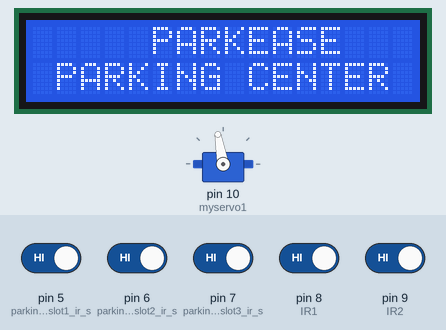
This sketch was run on a simulated Arduino Uno, built with avr-gcc and run on an emulated ATmega328P. Shown: 16×2 character LCD, servo. The inputs (shaded band) are chosen by the test bench; at power-on: pin 5 (parking1_slot1_ir_s), pin 6 (parking1_slot2_ir_s), pin 7 (parking1_slot3_ir_s), pin 8 (IR1), pin 9 (IR2) HIGH. What the sketch prints to the serial monitor is not drawn.

Above: at 2.1 s.
At 6.2 s:
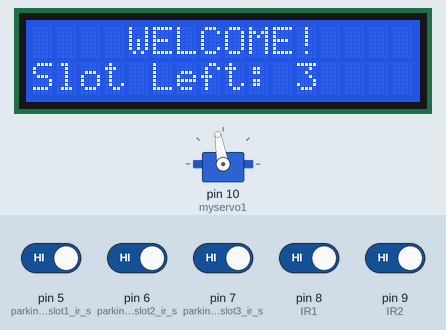
6.3 s: pin 8 (IR1) driven LOW
At 9.7 s:
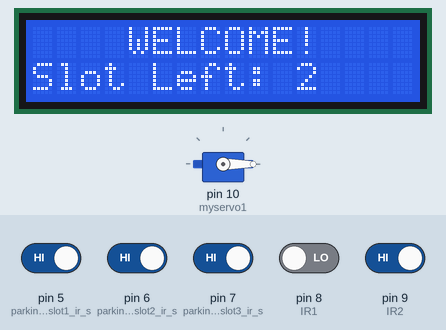
10.2 s: pin 9 (IR2) driven LOW
At 14.5 s:
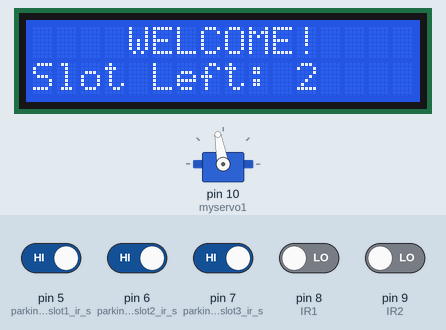
18.6 s: pin 8 (IR1) driven HIGH
At 22.1 s:
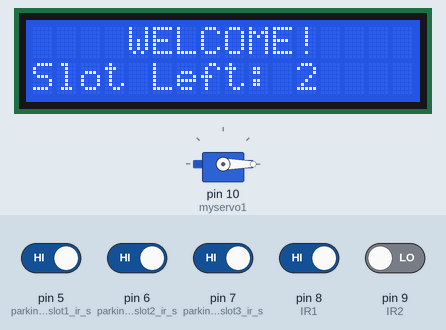
Timing chart, 0 to 23.6 s (numbered marks = the images above; inputs shaded):
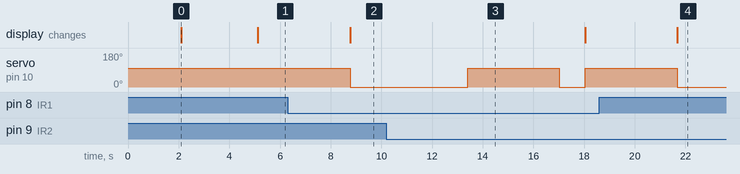

The sketch:

sketch_oct21a.ino
```cpp
#include <SoftwareSerial.h>
#include <Wire.h>
#include <LiquidCrystal_I2C.h>
#include <Servo.h>


LiquidCrystal_I2C lcd(0x27, 16, 2);  // Change the HEX address
Servo myservo1;

int IR1 = 8;
int IR2 = 9;
int Slot = 3;  // Enter Total number of parking Slots

int flag1 = 0;
int flag2 = 0;

SoftwareSerial nodemcu(2, 3);

int parking1_slot1_ir_s = 5; // parking slot1 infrared sensor connected with pin number 5 of Arduino
int parking1_slot2_ir_s = 6; // parking slot2 infrared sensor connected with pin number 6 of Arduino
int parking1_slot3_ir_s = 7; // parking slot3 infrared sensor connected with pin number 7 of Arduino

String sensor1;
String sensor2;
String sensor3;

String cdata = "";  // Complete data, consisting of sensor values

void setup() {
  delay(2000);
  lcd.begin(16, 2);  // Initialize the LCD with 16 columns and 2 rows
  lcd.backlight();

  pinMode(IR1, INPUT);
  pinMode(IR2, INPUT);

  myservo1.attach(10);
  myservo1.write(100);

  lcd.setCursor(0, 0);
  lcd.print("     PARKEASE    ");
  lcd.setCursor(0, 1);
  lcd.print(" PARKING CENTER ");
  delay(3000);
  lcd.clear();

  Serial.begin(9600);
  nodemcu.begin(9600);

  pinMode(parking1_slot1_ir_s, INPUT);
  pinMode(parking1_slot2_ir_s, INPUT);
  pinMode(parking1_slot3_ir_s, INPUT);
}

void loop() {
  // Car enters
  if (digitalRead(IR1) == LOW && flag1 == 0) {
    if (Slot > 0) {
      flag1 = 1;
      if (flag2 == 0) {
        myservo1.write(0);
        Slot = Slot - 1;
      }
    } else {
      lcd.setCursor(0, 0);
      lcd.print("    SORRY :(    ");
      lcd.setCursor(0, 1);
      lcd.print("  Parking Full  ");
      delay(3000);
      lcd.clear();
    }
  }

  // Car exits
  if (digitalRead(IR2) == LOW && flag2 == 0) {
    flag2 = 1;
    if (flag1 == 0) {
      myservo1.write(0);
      Slot = Slot + 1;
    }
  }

  // Reset flags and close gate
  if (flag1 == 1 && flag2 == 1) {
    delay(1000);
    myservo1.write(100);
    flag1 = 0;
    flag2 = 0;
  }

  // Display available slots
  lcd.setCursor(0, 0);
  lcd.print("    WELCOME!    ");
  lcd.setCursor(0, 1);
  lcd.print("Slot Left: ");
  lcd.print(Slot);

  // Check parking slots status
  p1slot1();
  p1slot2();
  p1slot3();

  // Send data to NodeMCU
  cdata = sensor1 + "," + sensor2 + "," + sensor3;
  Serial.println(cdata);
  nodemcu.println(cdata);

  delay(3000);
  cdata = "";  // Reset data for next loop

  digitalWrite(parking1_slot1_ir_s, HIGH);
  digitalWrite(parking1_slot2_ir_s, HIGH);
  digitalWrite(parking1_slot3_ir_s, HIGH);
}

void p1slot1() {  // Parking slot 1
  if (digitalRead(parking1_slot1_ir_s) == LOW) {
    sensor1 = "255";  // Slot occupied
    delay(200);
  }
  if (digitalRead(parking1_slot1_ir_s) == HIGH) {
    sensor1 = "0";  // Slot free
    delay(200);
  }
}

void p1slot2() {  // Parking slot 2
  if (digitalRead(parking1_slot2_ir_s) == LOW) {
    sensor2 = "255";  // Slot occupied
    delay(200);
  }
  if (digitalRead(parking1_slot2_ir_s) == HIGH) {
    sensor2 = "0";  // Slot free
    delay(200);
  }
}

void p1slot3() {  // Parking slot 3
  if (digitalRead(parking1_slot3_ir_s) == LOW) {
    sensor3 = "255";  // Slot occupied
    delay(200);
  }
  if (digitalRead(parking1_slot3_ir_s) == HIGH) {
    sensor3 = "0";  // Slot free
    delay(200);
  }
}
```

Measured:
- after the input at 6.3 s, servo on pin 10 (myservo1): 100° → 0° after 2.5 s; the display: changes after 2.5 s (image 2)
- after the input at 10.2 s, servo on pin 10 (myservo1): 0° → 100° after 3.2 s, → 0° 3.6 s later, → 100° 1.0 s later
- after the input at 18.6 s, servo on pin 10 (myservo1): goes on until 21.7 s, then stays 0°
- what the display in image 0 shows lasts 3.0 s, from 2.1 s to 5.1 s
